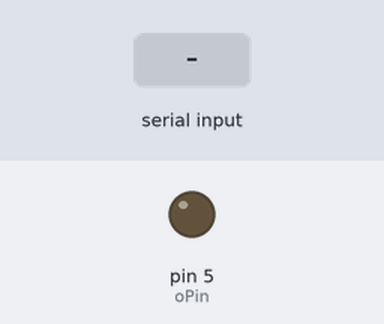
This sketch was run on a simulated Arduino Uno, built with avr-gcc and run on an emulated ATmega328P. On the bench: output pins drawn as LEDs (lit = HIGH). The inputs (shaded band) are chosen by the test bench.

Above: at 2.2 s.
2.3 s: byte 30 received over Serial
At 3.5 s:
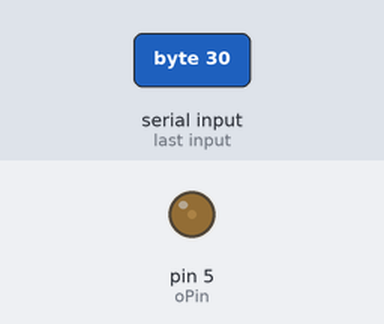
3.8 s: byte 90 received over Serial
At 4.9 s:
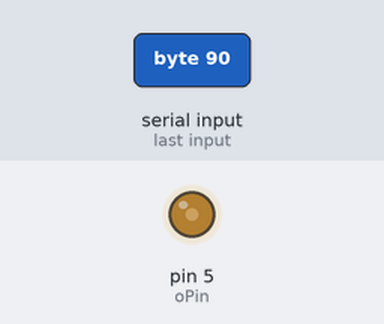
Timing chart, 0 to 6.8 s (numbered marks = the images above; inputs shaded):
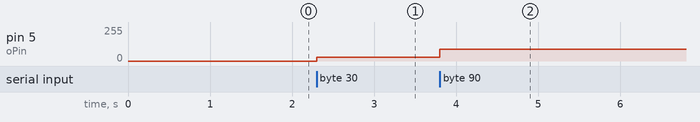

The sketch:

output.ino
```cpp
int oPin = 5;
unsigned char c = 0;

void setup()
{
	Serial.begin(9600);
	pinMode(oPin, OUTPUT);
	delay(1000);
}

void loop()
{
	  if(Serial.available())
	  {
		  c = Serial.read();
		  analogWrite(oPin, c);
	  }
}
```

Measured:
- after the input at 2.3 s, pin 5 (oPin): 0/255 → 30/255 at once
- after the input at 3.8 s, pin 5 (oPin): 30/255 → 90/255 at once
